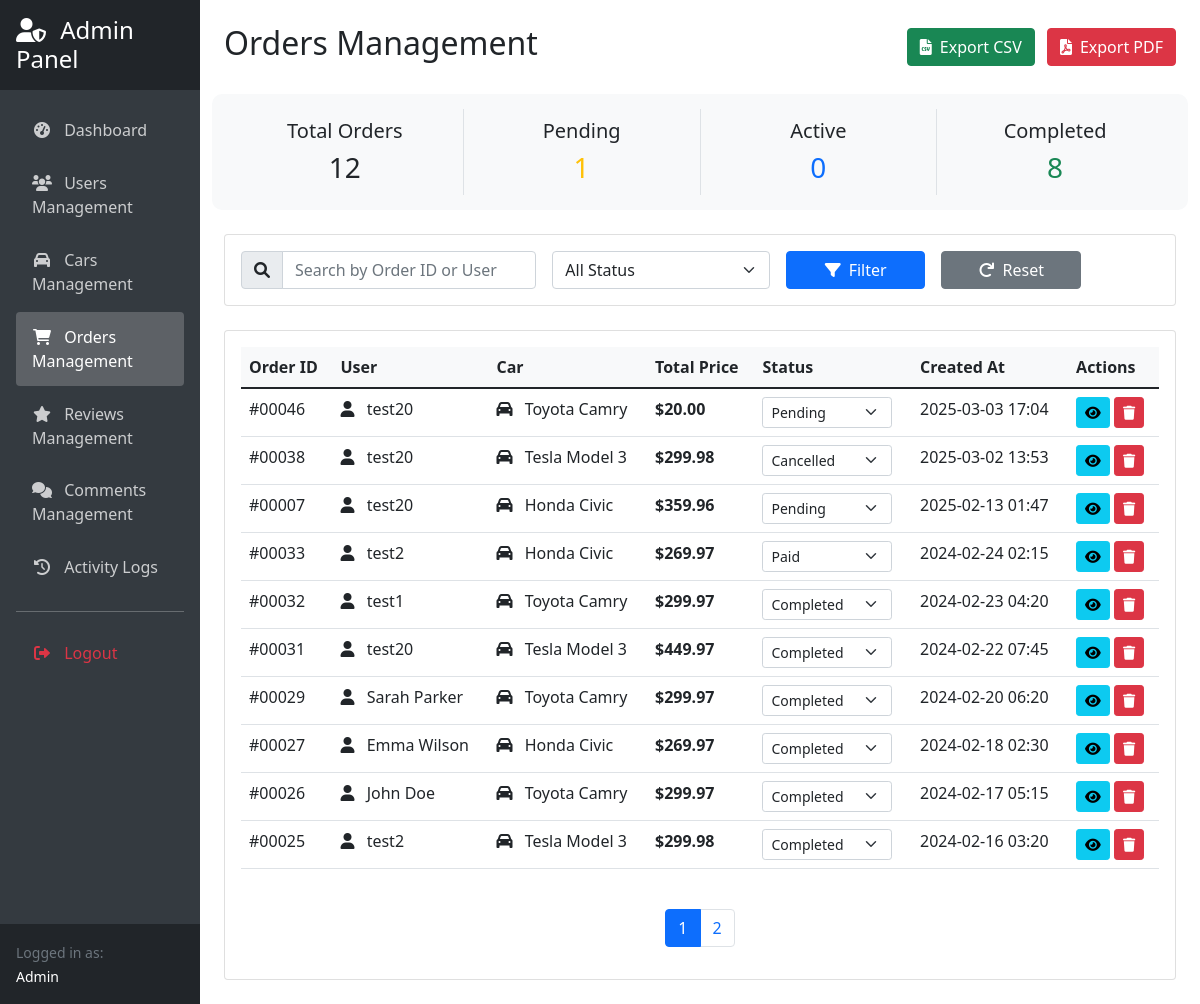
/admin_orders.php (signed in), run on the app's committed database.
### tables this page shows
CREATE TABLE `orders` (
  `id` int(11) NOT NULL,
  `user_id` int(11) NOT NULL,
  `car_id` int(11) NOT NULL,
  `start_date` datetime NOT NULL,
  `end_date` datetime NOT NULL,
  `total_price` decimal(10,2) NOT NULL,
  `status` enum('pending','paid','completed','cancelled') DEFAULT 'pending',
  `payment_id` varchar(255) DEFAULT NULL,
  `created_at` timestamp NOT NULL DEFAULT current_timestamp(),
  `payment_method` varchar(50) DEFAULT NULL,
  `payment_notes` text DEFAULT NULL,
  `paid_at` datetime DEFAULT NULL,
  `updated_at` timestamp NOT NULL DEFAULT current_timestamp() ON UPDATE current_timestamp()
);

CREATE TABLE `users` (
  `id` int(11) NOT NULL,
  `email` varchar(255) DEFAULT NULL,
  `password_hash` varchar(255) DEFAULT NULL,
  `google_id` varchar(255) DEFAULT NULL,
  `reset_token` varchar(255) DEFAULT NULL,
  `reset_expiry` datetime DEFAULT NULL,
  `failed_attempts` int(11) DEFAULT 0,
  `locked_until` datetime DEFAULT NULL,
  `oauth_provider` varchar(20) DEFAULT NULL,
  `name` varchar(100) DEFAULT NULL,
  `reset_code` varchar(6) DEFAULT NULL,
  `reset_code_expiry` datetime DEFAULT NULL,
  `phone` varchar(20) DEFAULT NULL,
  `role` varchar(10) DEFAULT 'user',
  `created_at` timestamp NOT NULL DEFAULT current_timestamp(),
  `status` tinyint(1) DEFAULT 1
);

CREATE TABLE `cars` (
  `id` int(11) NOT NULL,
  `name` varchar(255) NOT NULL,
  `brand` varchar(100) NOT NULL,
  `model` varchar(100) NOT NULL,
  `year` int(11) NOT NULL,
  `color` varchar(50) NOT NULL,
  `seats` int(11) NOT NULL,
  `transmission` enum('automatic','manual') NOT NULL,
  `fuel_type` enum('petrol','diesel','electric','hybrid') NOT NULL,
  `price_per_day` decimal(10,2) NOT NULL,
  `description` text DEFAULT NULL,
  `image_url` varchar(255) DEFAULT NULL,
  `status` enum('available','maintenance','rented') DEFAULT 'available',
  `created_at` timestamp NOT NULL DEFAULT current_timestamp(),
  `updated_at` timestamp NOT NULL DEFAULT current_timestamp() ON UPDATE current_timestamp()
);

### admin_orders.php (the view, shortened to what this page needs)
<?php
require_once 'config.php';
$search = $_GET['search'] ?? '';
$status_filter = $_GET['status'] ?? '';
$page = $_GET['page'] ?? 1;
$limit = 10;
$offset = ($page - 1) * $limit;
$where_clauses = [];
$params = [];
$where_sql = $where_clauses ? "WHERE " . implode(" AND ", $where_clauses) : "";
$stmt = $pdo->prepare("
    SELECT o.*, u.name AS user_name, c.name AS car_name
    FROM orders o
    JOIN users u ON o.user_id = u.id
    JOIN cars c ON o.car_id = c.id
    $where_sql
    ORDER BY o.created_at DESC
    LIMIT $limit OFFSET $offset
");
$stmt->execute($params);
$orders = $stmt->fetchAll();
$stmt = $pdo->prepare("SELECT COUNT(*) FROM orders o JOIN users u ON o.user_id = u.id JOIN cars c ON o.car_id = c.id $where_sql");
$stmt->execute($params);
$total_orders = $stmt->fetchColumn();
$total_pages = ceil($total_orders / $limit);
?>
<!DOCTYPE html>
<html>
<head>
    <link href="https://cdn.jsdelivr.net/npm/bootstrap@5.1.3/dist/css/bootstrap.min.css" rel="stylesheet">
    <link href="https://cdnjs.cloudflare.com/ajax/libs/font-awesome/6.0.0/css/all.min.css" rel="stylesheet">
</head>
<body>
    <div class="container-fluid">
        <div class="row">
            <?php include 'admin_sidebar.php'; ?>
            <div class="col-md-10 p-4">
                <div class="d-flex justify-content-between align-items-center mb-4">
                    <h2>Orders Management</h2>
                    <div>
                        <a href="?export=csv" class="btn btn-success">
                            <i class="fas fa-file-csv me-2"></i>Export CSV
                        </a>
                        <a href="?export=pdf" class="btn btn-danger ms-2">
                            <i class="fas fa-file-pdf me-2"></i>Export PDF
                        </a>
                    </div>
                </div>
                <div class="row order-summary text-center mb-4">
                    <div class="col summary-item">
                        <h3 class="h5">Total Orders</h3>
                        <p class="h3 mb-0"><?php echo $total_orders; ?></p>
                    </div>
                    <div class="col summary-item">
                        <h3 class="h5">Pending</h3>
                        <p class="h3 mb-0 text-warning">
                            <?php
                            $stmt = $pdo->query("SELECT COUNT(*) FROM orders WHERE status = 'pending'");
                            echo $stmt->fetchColumn();
                            ?>
                        </p>
                    </div>
                    <div class="col summary-item">
                        <h3 class="h5">Active</h3>
                        <p class="h3 mb-0 text-primary">
                            <?php
                            $stmt = $pdo->query("SELECT COUNT(*) FROM orders WHERE status = 'active'");
                            echo $stmt->fetchColumn();
                            ?>
                        </p>
                    </div>
                    <div class="col summary-item">
                        <h3 class="h5">Completed</h3>
                        <p class="h3 mb-0 text-success">
                            <?php
                            $stmt = $pdo->query("SELECT COUNT(*) FROM orders WHERE status = 'completed'");
                            echo $stmt->fetchColumn();
                            ?>
                        </p>
                    </div>
                </div>
                <div class="card mb-4">
                    <div class="card-body">
                        <form class="row g-3">
                            <div class="col-md-4">
                                <div class="input-group">
                                    <span class="input-group-text"><i class="fas fa-search"></i></span>
                                    <input type="text" name="search" class="form-control"
                                           placeholder="Search by Order ID or User"
                                           value="<?php echo htmlspecialchars($search); ?>">
                                </div>
                            </div>
                            <div class="col-md-3">
                                <select name="status" class="form-select">
                                    <option value="">All Status</option>
                                </select>
                            </div>
                            <div class="col-md-2">
                                <button type="submit" class="btn btn-primary w-100">
                                    <i class="fas fa-filter me-2"></i>Filter
                                </button>
                            </div>
                            <div class="col-md-2">
                                <a href="admin_orders.php" class="btn btn-secondary w-100">
                                    <i class="fas fa-redo me-2"></i>Reset
                                </a>
                            </div>
                        </form>
                    </div>
                </div>
                <div class="card">
                    <div class="card-body">
                        <div class="table-responsive">
                            <table class="table table-hover">
                                <thead>
                                    <tr>
                                        <th>Order ID</th>
                                        <th>User</th>
                                        <th>Car</th>
                                        <th>Total Price</th>
                                        <th>Status</th>
                                        <th>Created At</th>
                                        <th>Actions</th>
                                    </tr>
                                </thead>
                                <tbody>
                                    <?php foreach ($orders as $order): ?>
                                    <tr data-order-id="<?php echo $order['id']; ?>">
                                        <td>#<?php echo str_pad($order['id'], 5, '0', STR_PAD_LEFT); ?></td>
                                        <td>
                                            <i class="fas fa-user me-2"></i>
                                            <?php echo htmlspecialchars($order['user_name']); ?>
                                        </td>
                                        <td>
                                            <i class="fas fa-car me-2"></i>
                                            <?php echo htmlspecialchars($order['car_name']); ?>
                                        </td>
                                        <td>
                                            <strong>$<?php echo number_format($order['total_price'], 2); ?></strong>
                                        </td>
                                        <td>
                                            <form method="POST" class="d-inline">
                                                <select name="status" class="form-select form-select-sm status-select"
                                                        style="width: 130px;" onchange="this.form.submit()">
                                                    <option value="pending" <?php echo $order['status'] == 'pending' ? 'selected' : ''; ?>>Pending</option>
                                                    <option value="paid" <?php echo $order['status'] == 'paid' ? 'selected' : ''; ?>>Paid</option>
                                                    <option value="completed" <?php echo $order['status'] == 'completed' ? 'selected' : ''; ?>>Completed</option>
                                                    <option value="cancelled" <?php echo $order['status'] == 'cancelled' ? 'selected' : ''; ?>>Cancelled</option>
                                                </select>
                                            </form>
                                        </td>
                                        <td><?php echo date('Y-m-d H:i', strtotime($order['created_at'])); ?></td>
                                        <td class="action-buttons">
                                            <button class="btn btn-info btn-sm" onclick="viewOrder(<?php echo $order['id']; ?>)">
                                                <i class="fas fa-eye"></i>
                                            </button>
                                            <button class="btn btn-danger btn-sm" onclick="deleteOrder(<?php echo $order['id']; ?>)">
                                                <i class="fas fa-trash"></i>
                                            </button>
                                        </td>
                                    </tr>
                                    <?php endforeach; ?>
                                </tbody>
                            </table>
                        </div>
                        <?php if ($total_pages > 1): ?>
                        <nav class="mt-4">
                            <ul class="pagination justify-content-center">
                                <?php for ($i = 1; $i <= $total_pages; $i++): ?>
                                    <li class="page-item <?php echo $page == $i ? 'active' : ''; ?>">
                                        <a class="page-link" href="?page=<?php echo $i; ?>&search=<?php echo urlencode($search); ?>&status=<?php echo urlencode($status_filter); ?>">
                                            <?php echo $i; ?>
                                        </a>
                                    </li>
                                <?php endfor; ?>
                            </ul>
                        </nav>
                        <?php endif; ?>
                    </div>
                </div>
            </div>
        </div>
    </div>
</body>
</html>

### admin_orders.php (style rules this page uses)
.order-summary { background: #f8f9fa; border-radius: 10px; padding: 15px; margin-bottom: 20px; }
.summary-item { padding: 10px; border-right: 1px solid #dee2e6; }
.summary-item:last-child { border-right: none; }
.table th { background-color: #f8f9fa; white-space: nowrap; }
.action-buttons .btn { padding: 0.25rem 0.5rem; font-size: 0.875rem; }

### data on the page
orders: id "00046", user.name "test20", car.name "Toyota Camry", total_price "20.00", status "Pending", created_at "2025-03-03 17:04"
orders: id "00038", user.name "test20", car.name "Tesla Model 3", total_price "299.98", status "Cancelled", created_at "2025-03-02 13:53"
orders: id "00007", user.name "test20", car.name "Honda Civic", total_price "359.96", created_at "2025-02-13 01:47"
orders: id "00033", user.name "test2", car.name "Honda Civic", total_price "269.97", status "Paid", created_at "2024-02-24 02:15"
orders: id "00032", user.name "test1", car.name "Toyota Camry", total_price "299.97", status "Completed", created_at "2024-02-23 04:20"
orders: id "00031", user.name "test20", car.name "Tesla Model 3", total_price "449.97", status "Completed", created_at "2024-02-22 07:45"
orders: id "00029", user.name "Sarah Parker", car.name "Toyota Camry", total_price "299.97", status "Completed", created_at "2024-02-20 06:20"
orders: id "00027", user.name "Emma Wilson", car.name "Honda Civic", total_price "269.97", status "Completed", created_at "2024-02-18 02:30"
orders: id "00026", user.name "John Doe", car.name "Toyota Camry", total_price "299.97", status "Completed", created_at "2024-02-17 05:15"
orders: id "00025", user.name "test2", car.name "Tesla Model 3", total_price "299.98", status "Completed", created_at "2024-02-16 03:20"

### other printed values
$_SESSION['name'] "Admin"
$total_orders "12"
$stmt->fetchColumn() "1"
$stmt->fetchColumn() "0"
$stmt->fetchColumn() "8"
